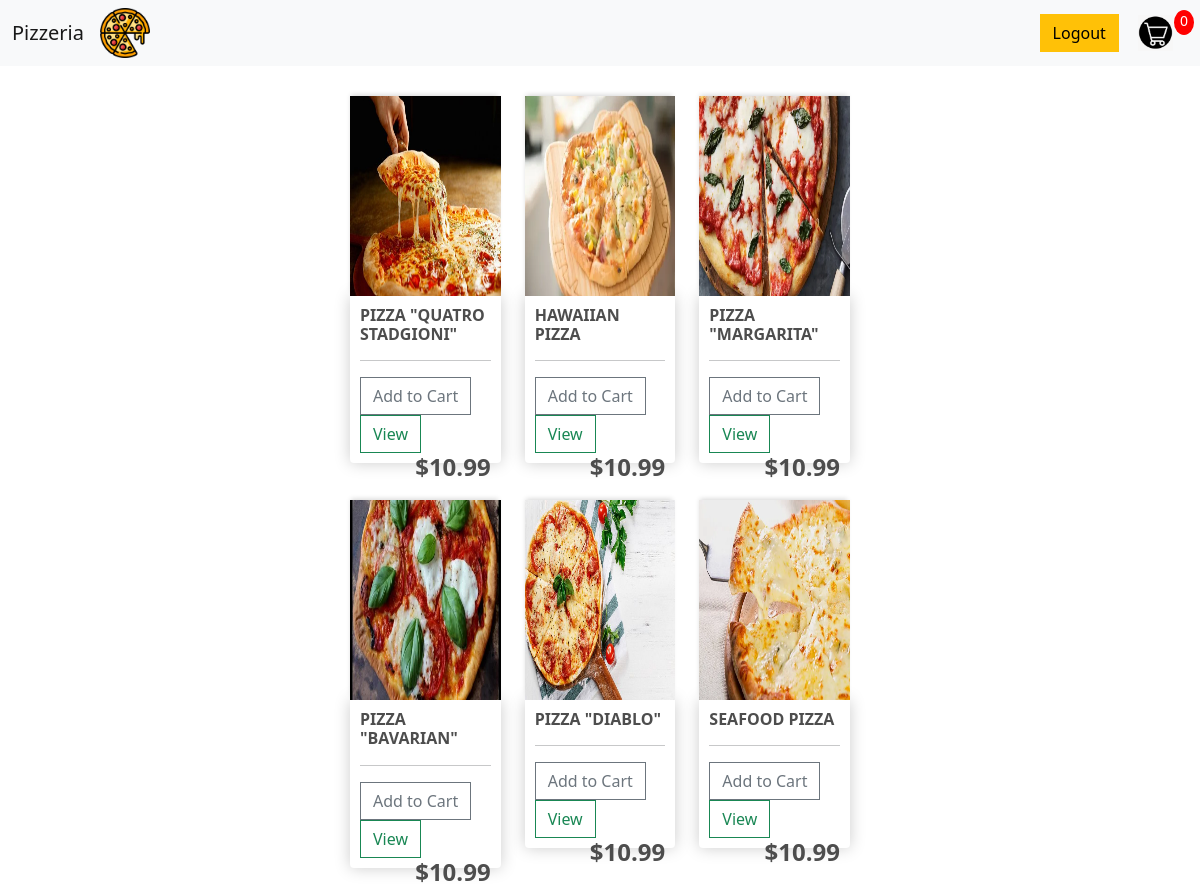
/store/, run on the app's committed database.
### mysite/models.py (models this page shows, shortened)
class Product(models.Model):
    name = models.CharField(max_length=200, null=True)
    price = models.FloatField()
    digital = models.BooleanField(default=False, null=True, blank=False)
    image = models.ImageField(blank=True, null=True)

### mysite/views.py (the view)
# urls.py: path('store/', store, name='store'),
def store(request):
    products = Product.objects.all()
    context = {'products': products}
    return render(request, 'mysite/store.html', context)

### templates/mysite/store.html
{% extends 'mysite/home.html' %}
{% load static %}
{% block content %}
    <div class="store">
        <div class="row">
        {% for product in products %}
	        <div class="col-lg-4">
                  <img class="thumbnail" src="{{ product.image.url }}">
		            <div class="box-element product">
                   <h6><strong>{{ product.name }}</strong></h6>
                   <hr>
                  <button  class="btn btn-outline-secondary add-btn">Add to Cart</button>
		            <a class="btn btn-outline-success" href="#">View</a>
		            <h4 style="display: inline-block; float: right"><strong>${{ product.price| floatformat:2 }}</strong></h4>
		    </div>
	    </div>
         {% endfor %}
        </div>
    </div>
{% endblock %}

### templates/mysite/home.html (shortened to what this page needs)
{% load static %}
<!DOCTYPE html>
<html lang="en">
<head>
    <link href="https://cdn.jsdelivr.net/npm/bootstrap@5.0.2/dist/css/bootstrap.min.css" rel="stylesheet">
    <link type="text/css" href="{% static 'mysite/css/style.css' %}" rel="stylesheet">
	<link rel="stylesheet" href="https://use.fontawesome.com/releases/v5.15.3/css/all.css">
</head>
<body>
<header class="main-header">
    <nav class="navbar navbar-expand-lg navbar-light bg-light">
  <div class="container-fluid">
    <a class="navbar-brand" href="#">Pizzeria</a>
    <div class="collapse navbar-collapse" id="navbarSupportedContent">
      <ul class="navbar-nav me-auto mb-2 mb-lg-0">
        <li class="nav-item active">
            <a href="{% url 'store' %}">
          <img src="{% static 'mysite/images/pizza.png' %}" style="height: 50px; padding-right: 20px" >
            </a>
        </li>
      </ul>
      <div class="form inline my-2 my-lg-0">
          <a href="{% url 'base' %}" class="btn btn-warning">Logout</a>
          <a href="{% url 'cart' %}" >
              <img id="cart-icon" src="{% static 'mysite/images/cart.png' %}">
          </a>
          <p id="cart-total">0</p>
      </div>
    </div>
  </div>
</nav>
</header>
<section class="main-content">
    {% block content %}{% endblock content %}
</section>
</body>
</html>

### mysite/static/mysite/css/style.css (style rules this page uses)
* { margin: 0; padding: 0; box-sizing: border-box; }
a { color: whitesmoke; }
.main-header { padding-bottom: 20px; }
.store { padding-right: 350px; padding-left: 350px; }
h1,h2,h3,h4,h5,h6 { color:hsl(0, 0%, 30%); }
.box-element { box-shadow:hsl(0, 0%, 80%) 0 0 16px; background-color: #fff; border-radius: 4px; padding: 10px; }
.thumbnail { width: 100%; height: 200px; -webkit-box-shadow: -1px -3px 5px -2px rgba(214,214,214,1); -moz-box-shadow: -1px -3px 5px -2px rgba(214,214,214,1); box-shadow: -1px -3px 5px -2px rgba(214,214,214,1); }
.product { border-radius: 0 0 4px 4px; }
#cart-icon { width:50px; display: inline-block; margin-left: 15px; position: relative; padding-right: 15px; }
#cart-total { display: block; text-align: center; color:#fff; background-color: red; width: 20px; height: 25px; border-radius: 50%; font-size: 14px; position: absolute; top: 10px; right: 6px; }
.col-lg-4, .col-lg-6, .col-lg-8, .col-lg-12 { margin-top: 10px; }
.btn { border-radius: 0; }

### data on the page
Product: image (picture), name "PIZZA \"QUATRO STADGIONI\"", price "10.99"
Product: image (picture), name "HAWAIIAN PIZZA", price "10.99"
Product: image (picture), name "PIZZA \"MARGARITA\"", price "10.99"
Product: image (picture), name "PIZZA \"BAVARIAN\"", price "10.99"
Product: image (picture), name "PIZZA \"DIABLO\"", price "10.99"
Product: image (picture), name "SEAFOOD PIZZA", price "10.99"
